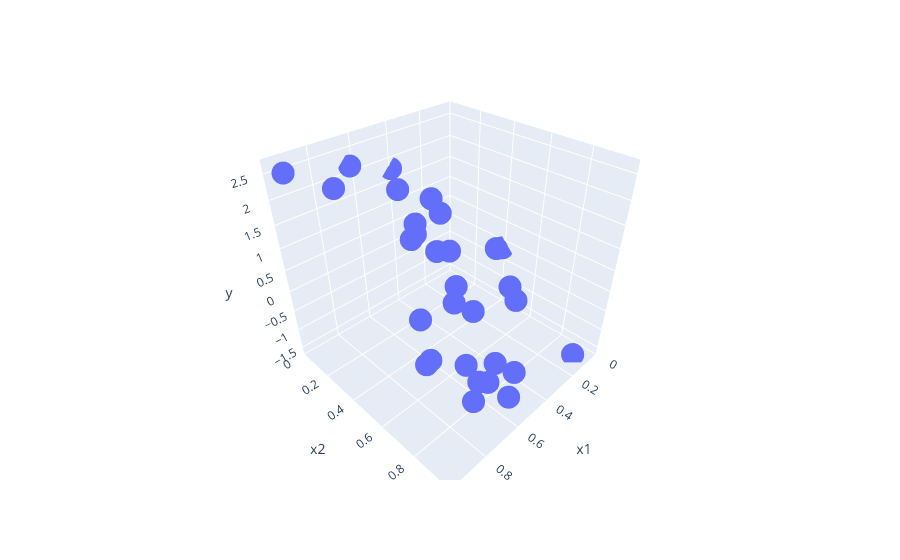

Notebook code for this chart:
### Code cell
df = pd.DataFrame(np.array([x[:, 0], x[:, 1], y]).T, columns=['x1', 'x2', 'y'])
fig = px.scatter_3d(df, x='x1', y='x2', z='y')

fig.update_layout(scene = dict(
                        xaxis=dict(
                            nticks=10, range=[0, 1]
                            ), 
                        yaxis=dict(
                            nticks=10, range=[0, 1]
                            ),
                        )
                  )
fig.show()

### Figure 1 — Plotly figure (JSON) as saved in the notebook; plotly's stock layout.template omitted (floating-point values rounded to 4 significant figures)
{"data": [{"hovertemplate": "x1=%{x}<br>x2=%{y}<br>y=%{z}<extra></extra>", "legendgroup": "", "marker": {"color": "#636efa", "symbol": "circle"}, "mode": "markers", "name": "", "scene": "scene", "showlegend": false, "type": "scatter3d", "x": [0.02245, 0.5314, 0.6786, 0.1095, 0.5447, 0.9324, 0.5598, 0.3999, 0.2915, 0.6315, 0.769, 0.6238, 0.4541, 0.8489, 0.1916, 0.07495, 0.5023, 0.5888, 0.7258, 0.2786, 0.4948, 0.7662, 0.7957, 0.968, 0.9034, 0.608, 0.539, 0.4161, 0.8267, 0.2223], "y": [0.3972, 0.5655, 0.9914, 0.9322, 0.3331, 0.8165, 0.9222, 0.00805, 0.2233, 0.02811, 0.8514, 0.8728, 0.1187, 0.9643, 0.5921, 0.4006, 0.2848, 0.3574, 0.9246, 0.1484, 0.4112, 0.9143, 0.1474, 0.1034, 0.8067, 0.6296, 0.6725, 0.4103, 0.6716, 0.6557], "z": [-0.1467, 0.3663, -0.6169, -1.578, 1.09, 0.4152, -0.647, 1.776, 0.913, 2.179, -0.01617, -0.3708, 1.552, -0.1952, -0.3932, -0.05176, 1.15, 1.105, -0.3222, 1.112, 0.756, -0.2104, 2.149, 2.626, 0.3867, 0.3273, 0.06055, 0.6013, 0.6388, -0.5223]}], "layout": {"legend": {"tracegroupgap": 0}, "margin": {"t": 60}, "scene": {"domain": {"x": [0, 1], "y": [0, 1]}, "xaxis": {"nticks": 10, "range": [0, 1], "title": {"text": "x1"}}, "yaxis": {"nticks": 10, "range": [0, 1], "title": {"text": "x2"}}, "zaxis": {"title": {"text": "y"}}}}}
